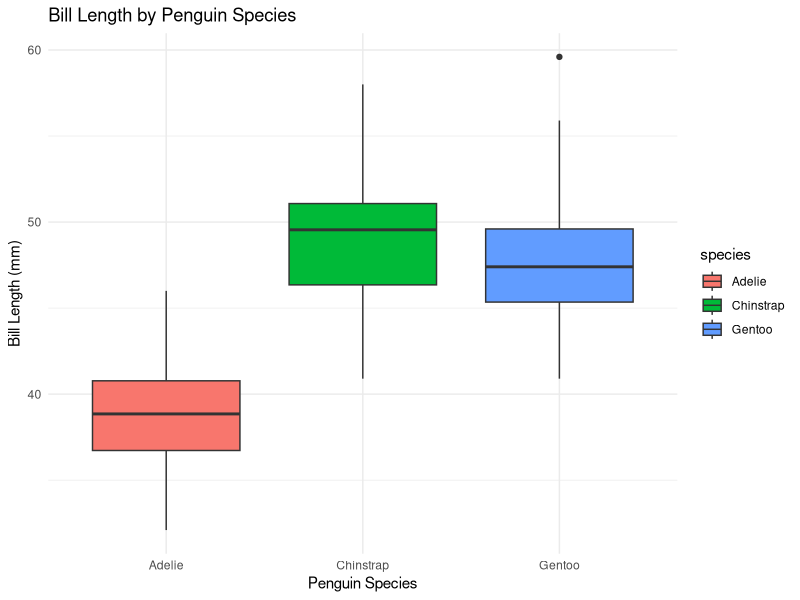

Source code (R): (Note: this script raises an error after producing the figure.)
# Load required packages

library(palmerpenguins)
library(tidyverse)
library(lme4)
library(ggplot2)

# Load and explore the Palmer Penguins dataset
data(penguins)
head(penguins)

# Clean the data: Remove rows with missing values
penguins_clean <- penguins %>%
  drop_na()

# Data visualization
# Boxplot of bill length for each species
ggplot(penguins_clean, aes(x = species, y = bill_length_mm, fill = species)) +
  geom_boxplot() +
  theme_minimal() +
  labs(x = "Penguin Species", y = "Bill Length (mm)", title = "Bill Length by Penguin Species")

# Create a binary response variable for species
penguins_clean$species_bin <- ifelse(penguins_clean$species == "Adelie", 1, 0)

# Fit binomial generalized linear mixed models
glmm_model1 <- glmer(species_bin ~ bill_length_mm + body_mass_g + (1 | island), data = penguins_clean, family = binomial)
glmm_model2 <- glmer(species_bin ~ bill_length_mm + body_mass_g + bill_depth_mm + (1 | island), data = penguins_clean, family = binomial)

summary(glmm_model1)
summary(glmm_model2)

# Model comparison using AIC
AIC(glmm_model1, glmm_model2)

# Choose the best model based on the lowest AIC
best_model <- AIC_values[which.min(AIC_values$AIC), ]
best_model
